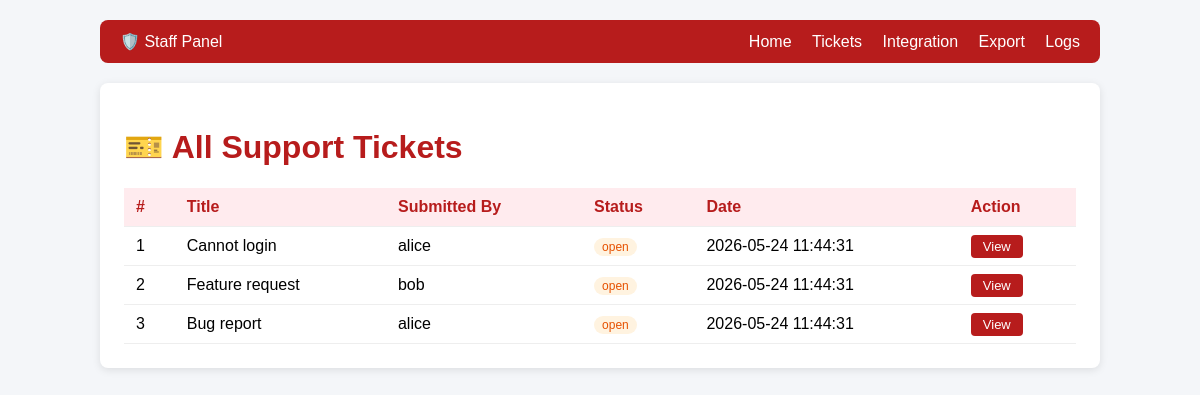
Screenshot of /staff/src/tickets.php (signed in) with the database file from the repository.
### tables this page shows
CREATE TABLE IF NOT EXISTS tickets (
    id         INT AUTO_INCREMENT PRIMARY KEY,
    user_id    INT,
    title      VARCHAR(200),
    message    TEXT,
    status     ENUM('open','closed') DEFAULT 'open',
    created_at TIMESTAMP DEFAULT CURRENT_TIMESTAMP,
    FOREIGN KEY (user_id) REFERENCES users(id)
);

CREATE TABLE IF NOT EXISTS users (
    id            INT AUTO_INCREMENT PRIMARY KEY,
    username      VARCHAR(50) UNIQUE NOT NULL,
    password_hash VARCHAR(255) NOT NULL,
    email         VARCHAR(100),
    role          ENUM('admin','staff','user') DEFAULT 'user',
    created_at    TIMESTAMP DEFAULT CURRENT_TIMESTAMP
);

### staff/src/tickets.php (the view, shortened to what this page needs)
<?php
require_once __DIR__ . '/db.php';
$stmt = $pdo->query("
    SELECT t.id, t.title, t.status, t.created_at, u.username
    FROM tickets t
    LEFT JOIN users u ON t.user_id = u.id
    ORDER BY t.created_at DESC
");
$tickets = $stmt->fetchAll();
?>
<!DOCTYPE html>
<html lang="en">
<head>
</head>
<body>
<div class="container">
    <div class="navbar">
        <span>🛡️ Staff Panel</span>
        <div>
            <a href="/index.php">Home</a>
            <a href="/tickets.php">Tickets</a>
            <a href="/integration.php">Integration</a>
            <a href="/export.php">Export</a>
            <a href="/logs.php">Logs</a>
        </div>
    </div>
    <div class="card">
        <h1>🎫 All Support Tickets</h1>
        <?php if (empty($tickets)): ?>
            <p class="empty">No tickets found.</p>
        <?php else: ?>
        <table>
            <thead>
                <tr>
                    <th>#</th>
                    <th>Title</th>
                    <th>Submitted By</th>
                    <th>Status</th>
                    <th>Date</th>
                    <th>Action</th>
                </tr>
            </thead>
            <tbody>
            <?php foreach ($tickets as $ticket): ?>
                <tr>
                    <td><?= (int)$ticket['id'] ?></td>
                    <td><?= htmlspecialchars($ticket['title']) ?></td>
                    <td><?= htmlspecialchars($ticket['username'] ?? 'unknown') ?></td>
                    <td>
                        <span class="badge-<?= htmlspecialchars($ticket['status']) ?>">
                            <?= htmlspecialchars($ticket['status']) ?>
                        </span>
                    </td>
                    <td><?= htmlspecialchars($ticket['created_at']) ?></td>
                    <td>
                        <a class="view-btn" href="/ticket_view.php?id=<?= (int)$ticket['id'] ?>">View</a>
                    </td>
                </tr>
            <?php endforeach; ?>
            </tbody>
        </table>
        <?php endif; ?>
    </div>
</div>
</body>
</html>

### staff/src/tickets.php (style rules this page uses)
body { font-family: Arial, sans-serif; margin: 0; background: #f4f6f9; }
.container { max-width: 1000px; margin: 0 auto; padding: 20px; }
.navbar { display:flex; justify-content:space-between; align-items:center; background:#b71c1c; color:white; padding:12px 20px; border-radius:8px; margin-bottom:20px; }
.navbar a { color:white; text-decoration:none; margin-left:16px; }
.card { background:white; border-radius:8px; padding:24px; box-shadow:0 2px 8px rgba(0,0,0,0.1); }
h1 { color:#b71c1c; }
table { width:100%; border-collapse:collapse; }
th,td { padding:10px 12px; text-align:left; border-bottom:1px solid #eee; }
th { background:#ffebee; color:#b71c1c; }
a.view-btn { background:#b71c1c; color:white; padding:4px 12px; border-radius:4px; text-decoration:none; font-size:13px; }
.badge-open { background:#fff3e0; color:#e65100; padding:2px 8px; border-radius:12px; font-size:12px; }

### rows the page displays
tickets: id "1", title "Cannot login", user.username "alice", status "open", created_at "2026-05-24 11:44:31"
tickets: id "2", title "Feature request", user.username "bob", status "open", created_at "2026-05-24 11:44:31"
tickets: id "3", title "Bug report", user.username "alice", status "open", created_at "2026-05-24 11:44:31"
